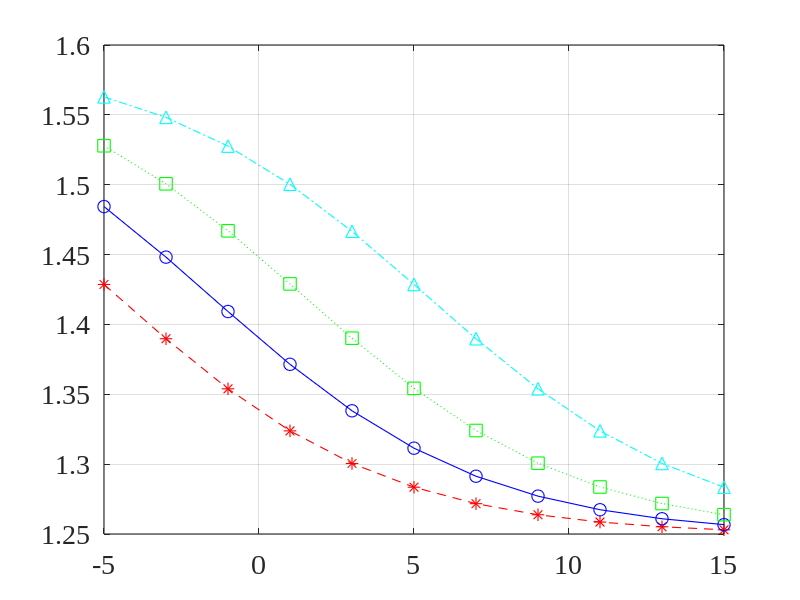
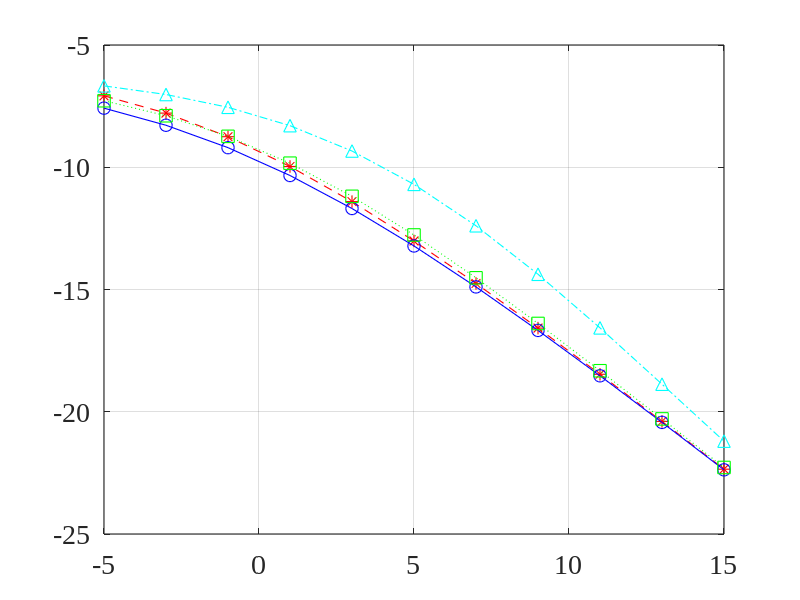
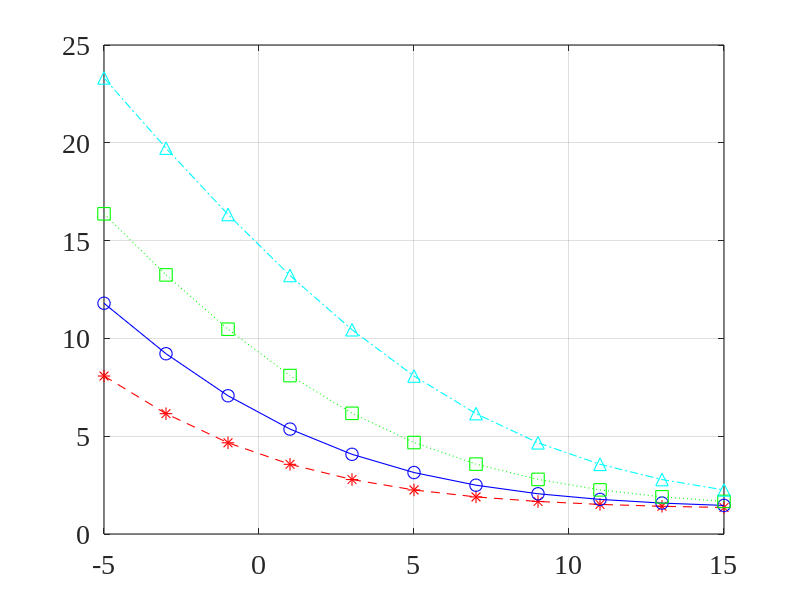
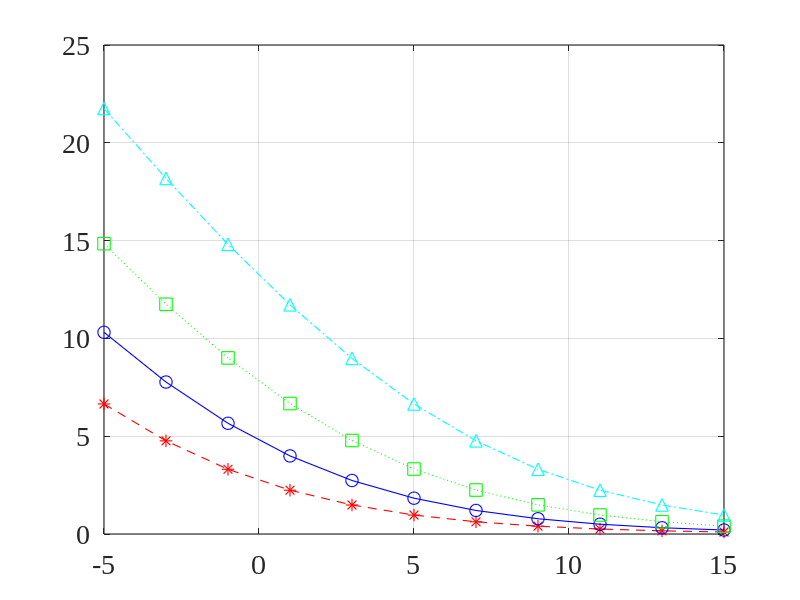

Reproduce these figures in MATLAB, in order.
close all; clc; clear all;
linewd = 0.8;
hcfontsize = 20;
MarkerSize=9;

broadband_iSNR_dB=(-5:15)';
broadband_iSNR=10.^(broadband_iSNR_dB/10);

f=linspace(0,0.5,1e4);  % frequency
f=f(1:end-1);
df=f(2)-f(1);

phiX=zeros(size(f));
phiX(f<=0.25)=1;

narrowband_iSNR=(broadband_iSNR * (phiX./(1-2*f)));
H_W=narrowband_iSNR./(1+narrowband_iSNR);

int_phiX=df*ones(size(broadband_iSNR))*sum(phiX);
int_phiV=(1./broadband_iSNR) .* df .* (ones(size(broadband_iSNR))*sum(1-2*f));

mu=[0.5 1 2 5]';
gain_values=zeros(length(broadband_iSNR),length(mu));
MSE_values=zeros(length(broadband_iSNR),length(mu));
xi_n_values=zeros(length(broadband_iSNR),length(mu));
xi_d_values=zeros(length(broadband_iSNR),length(mu));

for k=1:length(mu)
    H=narrowband_iSNR./(mu(k)+narrowband_iSNR);
    
    int_H2_phiX=df*sum(H.^2 .* (ones(size(broadband_iSNR))*phiX),2);
    int_H2_phiV=df* sum(H.^2 .* ((1./broadband_iSNR)*(1-2*f)),2);
    int_Hm12_phiX=df*sum(abs(H-1).^2 .* (ones(size(broadband_iSNR))*phiX),2);
    
    oSNR=int_H2_phiX./int_H2_phiV;
    oSNR_dB=10*log10(oSNR);
    gain=oSNR_dB-broadband_iSNR_dB;
    MSE=10*log10(int_H2_phiV+int_Hm12_phiX);
    xi_n=10*log10(int_phiV./int_H2_phiV);
    xi_d=10*log10(int_phiX./int_H2_phiX);
    
    gain_values(:,k)=gain;
    MSE_values(:,k)=MSE;
    xi_n_values(:,k)=xi_n;
    xi_d_values(:,k)=xi_d;
end

figure
plot(broadband_iSNR_dB(1:2:end),gain_values(1:2:end,1),'--r*','linewidth',linewd, 'MarkerSize',MarkerSize);
hold on
plot(broadband_iSNR_dB(1:2:end),gain_values(1:2:end,2),'-bo','linewidth',linewd, 'MarkerSize',MarkerSize);
plot(broadband_iSNR_dB(1:2:end),gain_values(1:2:end,3),':gs','linewidth',linewd, 'MarkerSize',MarkerSize);
plot(broadband_iSNR_dB(1:2:end),gain_values(1:2:end,4),'-.c^','linewidth',linewd, 'MarkerSize',MarkerSize);
hold off
set(gca, 'Color', [1, 1, 1]); 
set(gca, 'FontName', 'Times New Roman');
set(gca, 'FontSize', hcfontsize);
set(gca, 'LineWidth', linewd); 
box on; grid on;

figure
plot(broadband_iSNR_dB(1:2:end),MSE_values(1:2:end,1),'--r*','linewidth',linewd, 'MarkerSize',MarkerSize);
hold on
plot(broadband_iSNR_dB(1:2:end),MSE_values(1:2:end,2),'-bo','linewidth',linewd, 'MarkerSize',MarkerSize);
plot(broadband_iSNR_dB(1:2:end),MSE_values(1:2:end,3),':gs','linewidth',linewd, 'MarkerSize',MarkerSize);
plot(broadband_iSNR_dB(1:2:end),MSE_values(1:2:end,4),'-.c^','linewidth',linewd, 'MarkerSize',MarkerSize);
hold off
set(gca, 'Color', [1, 1, 1]); 
set(gca, 'FontName', 'Times New Roman');
set(gca, 'FontSize', hcfontsize);
set(gca, 'LineWidth', linewd); 
box on; grid on;

figure
plot(broadband_iSNR_dB(1:2:end),xi_n_values(1:2:end,1),'--r*','linewidth',linewd, 'MarkerSize',MarkerSize);
hold on
plot(broadband_iSNR_dB(1:2:end),xi_n_values(1:2:end,2),'-bo','linewidth',linewd, 'MarkerSize',MarkerSize);
plot(broadband_iSNR_dB(1:2:end),xi_n_values(1:2:end,3),':gs','linewidth',linewd, 'MarkerSize',MarkerSize);
plot(broadband_iSNR_dB(1:2:end),xi_n_values(1:2:end,4),'-.c^','linewidth',linewd, 'MarkerSize',MarkerSize);
hold off
set(gca, 'Color', [1, 1, 1]); 
set(gca, 'FontName', 'Times New Roman');
set(gca, 'FontSize', hcfontsize);
set(gca, 'LineWidth', linewd); 
box on; grid on;

figure
plot(broadband_iSNR_dB(1:2:end),xi_d_values(1:2:end,1),'--r*','linewidth',linewd, 'MarkerSize',MarkerSize);
hold on
plot(broadband_iSNR_dB(1:2:end),xi_d_values(1:2:end,2),'-bo','linewidth',linewd, 'MarkerSize',MarkerSize);
plot(broadband_iSNR_dB(1:2:end),xi_d_values(1:2:end,3),':gs','linewidth',linewd, 'MarkerSize',MarkerSize);
plot(broadband_iSNR_dB(1:2:end),xi_d_values(1:2:end,4),'-.c^','linewidth',linewd, 'MarkerSize',MarkerSize);
hold off
set(gca, 'Color', [1, 1, 1]); 
set(gca, 'FontName', 'Times New Roman');
set(gca, 'FontSize', hcfontsize);
set(gca, 'LineWidth', linewd); 
box on; grid on;
